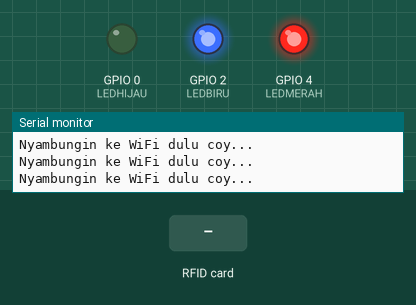
This sketch was run on a simulated ESP32. On the bench: output pins drawn as LEDs (lit = HIGH), the last lines printed to the serial monitor. Inputs (shaded band) come from the test bench. WiFi joins after 1.5 s; servers stay silent unless stated; no MQTT or app messages arrive unless stated.

Above: at 1.7 s.
At 5.3 s:
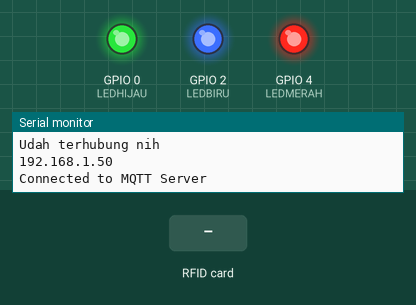
5.4 s: RFID card 5E 7A 19 C4 held to the reader
At 5.8 s:
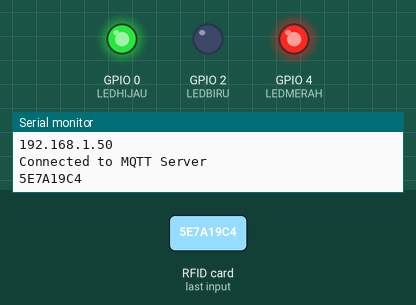
Timing chart, 0 to 8.4 s (numbered marks = the images above; inputs shaded):
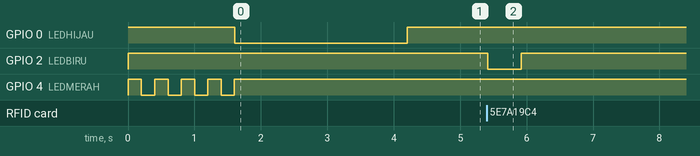

Measured:
- after the input at 5.4 s, GPIO 2 (LEDBIRU): HIGH → LOW at once, → HIGH 0.50 s later

The sketch:

Program_UTAMA_RFID.ino
```cpp
//Program Utama Project RFID Kandang Sapi
//Laboratorium Teknik Manufaktur Teknik Industri Universitas Brawijaya
//Author : Lab. Elektronika Universitas Brawijaya
//Ver : 1.0
//Release Date : 15-05-2019

#include <Arduino.h>
#include <MFRC522.h> //library untuk RFID reader
#include <SPI.h> //library untuk komunikasi SPI
#include <WiFi.h>//Library untuk wifi
#include <Wire.h>
#include <PubSubClient.h>

#define SS_PIN 21
#define RST_PIN 22
#define LEDMERAH  4
#define LEDHIJAU  0
#define LEDBIRU   2

#define WIFI_SSID       "YourSSID" //change to your WiFi SSID
#define WIFI_PASSWORD   "YourPassword" //change to your WiFi Password

#define MQTT_HOST       "maqiatto.com"
#define MQTT_PORT       1883 //change to your MQTT port
#define MQTT_USERNAME   "YourUsername" //change to your MQTT username
#define MQTT_KEY        "YourKey" //change to your MQTT key

#define TOPIC           "YourTopic" //change to your topic

WiFiClient wifiClient;
PubSubClient mqttClient(wifiClient);


boolean MQTTPublish(const char* topic, char* payload);

MFRC522 rfid(SS_PIN, RST_PIN);

byte nuidPICC[4];
String ID="";

boolean adaKartu = false;

void setup() {
    pinMode(2, OUTPUT);
    pinMode(LEDMERAH, OUTPUT);
    pinMode(LEDHIJAU, OUTPUT);
    digitalWrite(LEDHIJAU, HIGH); //HIGH akan membuat LED Mati
    digitalWrite(LEDBIRU, HIGH);
    digitalWrite(LEDMERAH, HIGH);
  Serial.begin(115200);
  WiFi.begin(WIFI_SSID, WIFI_PASSWORD);
  while (WiFi.status() != WL_CONNECTED){
    delay(200);
    digitalWrite(LEDMERAH, LOW);
    delay(200);
    digitalWrite(LEDMERAH, HIGH);
    Serial.println("Nyambungin ke WiFi dulu coy...");
  }
  digitalWrite(LEDHIJAU, LOW);
  delay(2500);
  Serial.println("Udah terhubung nih");
  SPI.begin(); //Inisialisasi SPI bus
  rfid.PCD_Init();
  Serial.println(WiFi.localIP());
  mqttClient.setServer(MQTT_HOST, MQTT_PORT);


}

void loop() {
    if(!mqttClient.connected()){
    while(!mqttClient.connected()){
        if(mqttClient.connect("", MQTT_USERNAME, MQTT_KEY)){
          Serial.println("Connected to MQTT Server");
        }
        else{
          Serial.println("Tidak Connect");
        }
      }
    }
    digitalWrite(LEDHIJAU,HIGH);
    adaKartu = status_rfid();
    if(adaKartu == true){
      ID = getID();
      int str_len = ID.length()+1;
      char ID_array[str_len];
      ID.toCharArray(ID_array, str_len);
      digitalWrite(LEDBIRU, LOW);
      delay(500);
      digitalWrite(LEDBIRU,HIGH);
      if(MQTTPublish(TOPIC, ID_array)){   //ganti "12345678" dengan ID RFID
        Serial.println("Sukses mengirim ke Broker");
        Serial.println(ID_array);
      }
      adaKartu = false;
    }
  while (WiFi.status() != WL_CONNECTED){
    delay(200);
    digitalWrite(LEDMERAH, LOW);
    delay(200);
    digitalWrite(LEDMERAH, HIGH);
    Serial.println("Koneksi terputus");
    if(WiFi.status() == WL_CONNECTED){
      digitalWrite(LEDHIJAU, LOW);
      delay(2500);
      digitalWrite(LEDHIJAU, HIGH);
    }
  }

}

boolean status_rfid(){
   if (!rfid.PICC_IsNewCardPresent())
  {
    return 0;
  }
  if(!rfid.PICC_ReadCardSerial())
  {
    return 0;
  }
  return 1;
}

String getID(){
    ID = "";
    for (byte i = 0; i < 4; i++) {
      nuidPICC[i] = rfid.uid.uidByte[i];
      ID.concat(String(rfid.uid.uidByte[i], HEX));
    }
    ID.toUpperCase();
    Serial.println(ID);
    rfid.PICC_HaltA();
    rfid.PCD_StopCrypto1();
    return ID;
}

boolean MQTTPublish(const char* topic, char* payload)
{
  boolean retval = false;
  if (mqttClient.connected())
  {
    retval = mqttClient.publish(topic, payload);
  }
  return retval;
}
```
